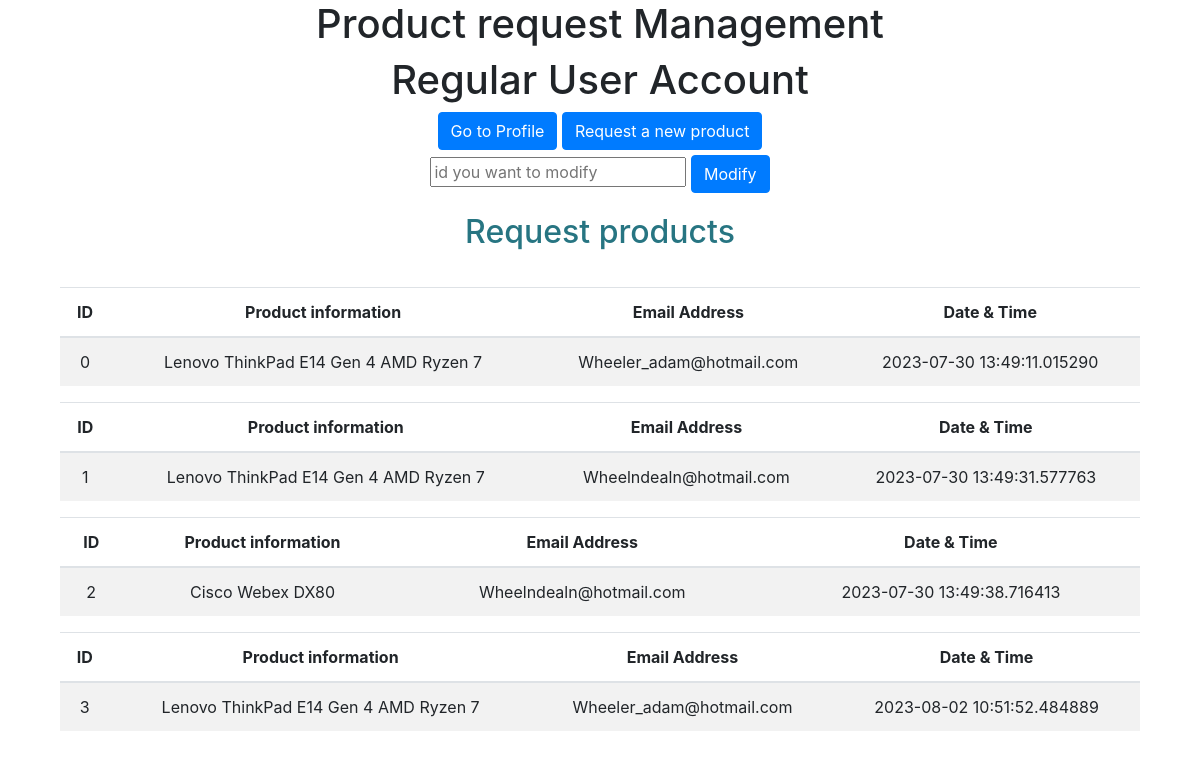
Screenshot of /Productpage (signed in) with the database file from the repository.
### tables this page shows
CREATE TABLE "UserInfo" (
	"ID"	INTEGER,
	"Email"	TEXT UNIQUE,
	"Password"	TEXT,
	"Admin"	TEXT,
	"Authkey"	TEXT,
	PRIMARY KEY("ID")
);

### main.py (the view, shortened to what this page needs)
@application.route('/Productpage', methods=['GET','POST'])
def Productpage():
    data = Userdb.query.order_by(Userdb.TID)
    try:
        if not g.user:
            return redirect(url_for('login'))
    except:
        return redirect(url_for('login'))
    return render_template("manage.html", data=data)

### main.py (called while the page is built)
@application.before_request
def before_request():
    try:
        if "user_id" in session:
            ID = f"SELECT ID from UserInfo WHERE ID='{session['user_id']}'"
            ID = cur.execute(ID)
            Ans = cur.fetchall()
            user = Ans[0][0]
            g.user = user
    except:
        return render_template('index.html')

### template/manage.html (shortened to what this page needs)
{% extends 'products.html' %}
{% block content %}
    <div class="container">
      <link rel="stylesheet" href="https://cdn.jsdelivr.net/npm/bootstrap@4.3.1/dist/css/bootstrap.min.css">
      <body>
        <h2>Request products</h2>
        {% for x in data %}
        <p>
            <table class="table table-striped">
            <thead>
            <tr>
            <th>ID</th>
            <th>Product information</th>
            <th>Email Address</th>
            <th>Date & Time</th>
            </tr>
            </thead>
            <tbody>
            <tr>
            <td>{{ x.TID }}</td>
            <td>{{ x.Product }}</td>
            <td>{{ x.Email_Address}}</td>
            <td>{{ x.Date }}</td>
            </tr>
            </tbody>
            </table>
        </p>
        </body>
        {% endfor %}
{% endblock %}

### template/products.html (shortened to what this page needs)
<!DOCTYPE html>
<html>
  <head>
  <body>
    <section>
      <div>
        <div class="container">
          <head>
          </head>
            <h1 class="title">Product request Management</h1>
            <h1 class="subtitle">
              Regular User Account
            </h1>
            <form method="POST"class="form-register">
              <form>
                <div>
                  <button type="submit" class="btn btn-primary" name="SubmitButton" value="Go to Profile">Go to Profile</button>
                  <button type="submit" class="btn btn-primary" name="SubmitButton2" value="createrequest">Request a new product</button>
                </div>
                <div style="margin-top:5px;">
                  <input class="center-block" type="text" name="id" placeholder="id you want to modify" />
                  <button type="submit" class="btn btn-primary" name="SubmitButton" value="Modify">Modify</button>
                </div>
              </form>
            {% block content %}{% endblock %}
  </body>
</head>
</html>

### template/products.html (style rules this page uses)
body { margin: 0; text-align: center; padding: 0; background-color:#6abadeba; font-family: 'Arial'; }
h2 { text-align: center; color: #277582; padding: 20px; }
h1 { text-align: center; }
h2 { text-align: center; }
form { text-align: center }
table { text-align: center }
tr { text-align: center }
div { text-align: center }

### template/manage.html (style rules this page uses)
body { margin: 0; text-align: center; padding: 0; background-color:#6abadeba; font-family: 'Arial'; }
h2 { text-align: center; color: #277582; padding: 20px; }

### rows the page displays
UserInfo: TID "0", Product "Lenovo ThinkPad E14 Gen 4 AMD Ryzen 7", Email_Address "Wheeler_adam@hotmail.com", Date "2023-07-30 13:49:11.015290"

### other values shown
{{ x.TID }} "1" "2" "3"
{{ x.Product }} "Lenovo ThinkPad E14 Gen 4 AMD Ryzen 7" "Cisco Webex DX80" "Lenovo ThinkPad E14 Gen 4 AMD Ryzen 7"
{{ x.Email_Address }} "Wheelndealn@hotmail.com" "Wheelndealn@hotmail.com" "Wheeler_adam@hotmail.com"
{{ x.Date }} "2023-07-30 13:49:31.577763" "2023-07-30 13:49:38.716413" "2023-08-02 10:51:52.484889"
